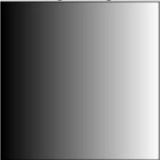
#> input picture 2-Filtreleme İşlemleri/gradient.JPG, 160 x 160 px, given in place of the camera
$ python '3-Canny Kenar Tespiti.py'   (older library calls are emulated)
#> lines starting #> are read from the running program, lines starting #| are printed output that depends on the picture; after the words box and inside, x2 and y2 are one past the last pixel; in counts of white or black regions, pixels touching at a corner belong together
# Önce HSV formatına çeviriyoruz

import cv2
import numpy as np

kamera = cv2.VideoCapture(0)

while (1):
    ret, frame = kamera.read()
#> frame is the input picture: shape (160, 160, 3); min 0, max 255, mean 125.6

    hsv = cv2.cvtColor(frame, cv2.COLOR_BGR2HSV)            # hsv çevirme
#> hsv: shape (160, 160, 3); mean H, S, V 0, 0, 125.6

    dusuk_mavi = np.array([100,60,60])
    ust_mavi = np.array([140,255,255])

    laplacian = cv2.Laplacian(frame, cv2.CV_64F)
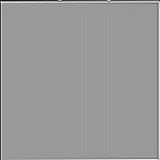
#> laplacian: shape (160, 160, 3) float64; min -240, max 158, mean -0.4; drawn with min black and max white
    sonelX = cv2.Sobel(frame, cv2.CV_64F, 1, 0, ksize=5)
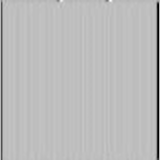
#> sonelX: shape (160, 160, 3) float64; min -4399, max 1752, mean 118; drawn with min black and max white
    sobelY = cv2.Sobel(frame, cv2.CV_64F, 0, 1, ksize=5)
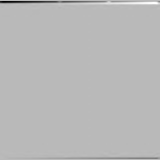
#> sobelY: shape (160, 160, 3) float64; min -8314, max 3108, mean -40.7; drawn with min black and max white

    # Canny
    kenarlar = cv2.Canny(frame, 100,200)                # eşik değerlerine göre kenar bulma olasılığı artıyor
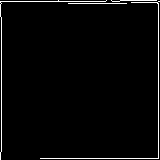
#> kenarlar: shape (160, 160); 2.6% white in thin lines or dots

    mask = cv2.inRange(hsv, dusuk_mavi, ust_mavi)     # ust ve alt sınırları belirleme
#> mask: shape (160, 160); every value is 0
    son_resim = cv2.bitwise_and(frame, frame, mask=mask)
#> son_resim: shape (160, 160, 3); every value is 0


    cv2.imshow("Orjinal",frame)
    cv2.imshow("Canny", kenarlar)

    if cv2.waitKey(25) & 0xFF == ord("q"):
#> (key q is pressed here)
        break

kamera.release()
cv2.destroyAllWindows()

$ run again, on 2-Filtreleme İşlemleri/messi.jpg
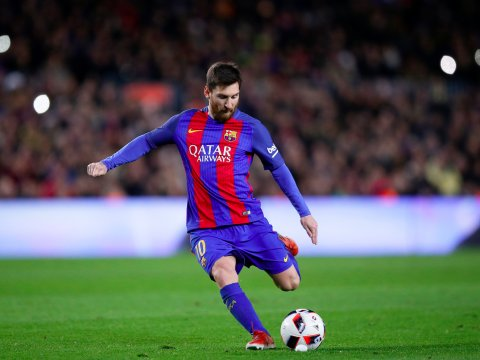
#> input picture 2-Filtreleme İşlemleri/messi.jpg, 480 x 360 px, given in place of the camera
#> frame is the input picture: shape (360, 480, 3); mean B, G, R 80, 85.6, 80.5
#> hsv: shape (360, 480, 3); mean H, S, V 92.6, 116.4, 112.1
#> `kenarlar = cv2.Canny(frame, 100,200)`:
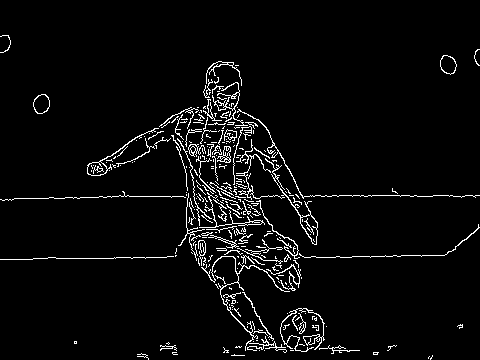
#> kenarlar: shape (360, 480); 4.2% white in thin lines or dots
#> mask: shape (360, 480); 13.2% white; 28 white regions (21 under 20 px), largest, box (x1, y1, x2, y2) and area: (0, 107, 480, 277) 21474, (220, 282, 269, 334) 1062, (168, 88, 179, 111) 86
#> `son_resim = cv2.bitwise_and(frame, frame, mask=mask)`:
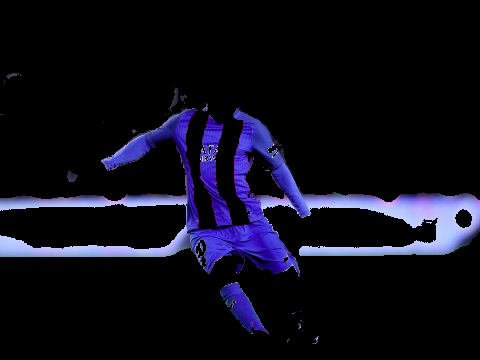
#> son_resim: shape (360, 480, 3); mean B, G, R 25.7, 12.9, 13.7

$ run again, on 2-Filtreleme İşlemleri/sudoku.JPG
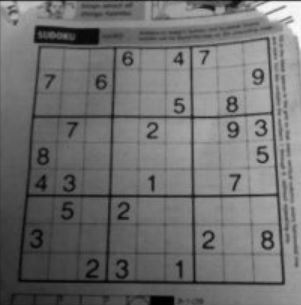
#> input picture 2-Filtreleme İşlemleri/sudoku.JPG, 301 x 305 px, given in place of the camera
#> frame is the input picture: shape (305, 301, 3); min 0, max 253, mean 111.1
#> hsv: shape (305, 301, 3); mean H, S, V 0, 0, 111.1
#> `sobelY = cv2.Sobel(frame, cv2.CV_64F, 0, 1, ksize=5)`:
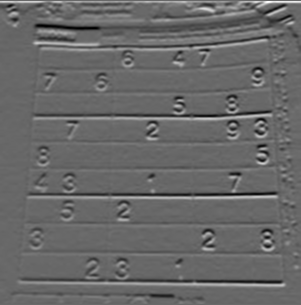
#> sobelY: shape (305, 301, 3) float64; min -4537, max 6477, mean -7.6; drawn with min black and max white
#> `kenarlar = cv2.Canny(frame, 100,200)`:
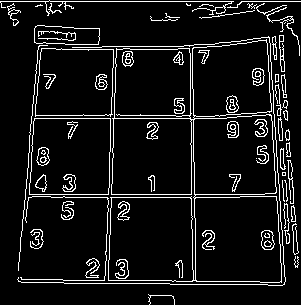
#> kenarlar: shape (305, 301); 8.5% white in thin lines or dots
#> mask: shape (305, 301); every value is 0
#> son_resim: shape (305, 301, 3); every value is 0
